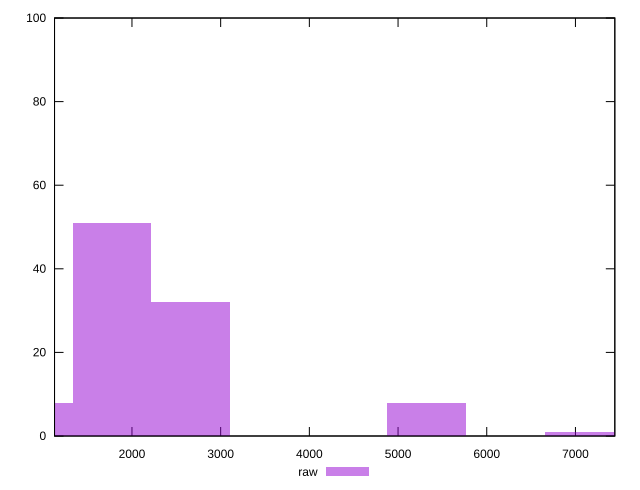

Here is the gnuplot script that generated this plot:
reset

$raw <<EOF
1773.94356635961 51
2660.915349539415 32
886.971783179805 8
5321.83069907883 8
7095.77426543844 1
EOF

set key outside below
set boxwidth 886.971783179805
set xrange [1127:7444]
set yrange [0:100]
set trange [0:100]
set style fill transparent solid 0.5 noborder
set terminal svg size 640, 490 enhanced background rgb 'white'
set output "report_00009_2021-02-08T22-37-41.559Z/render-blocking-resources/samples/pages/raw/histogram.svg"

plot $raw title "raw" with boxes

reset
